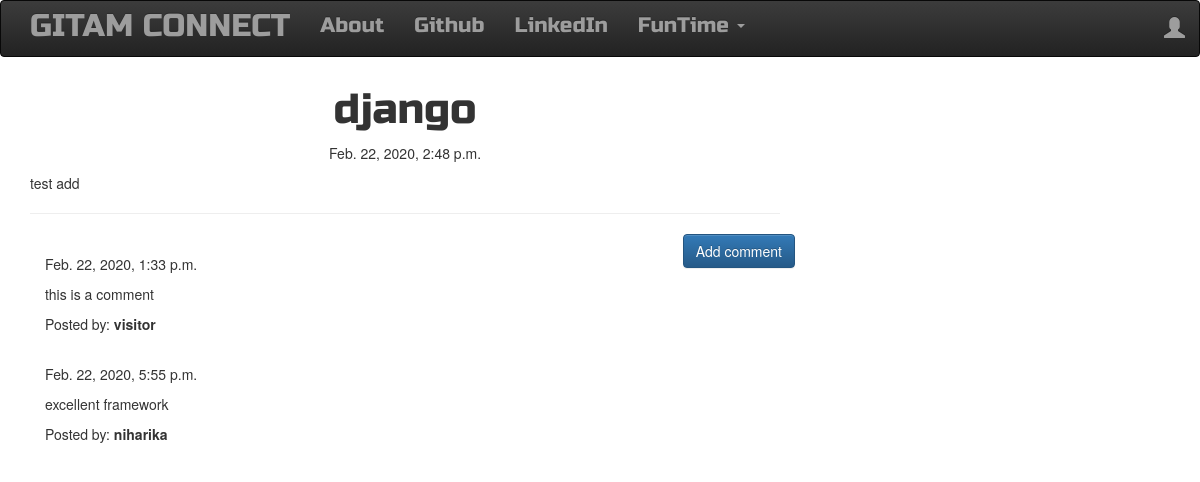
/post/1, run on the app's committed database.
### blog/models.py (models this page shows, shortened)
class Post(models.Model):
    author = models.ForeignKey('auth.User')
    title = models.CharField(max_length=200)
    text = models.TextField()
    created_date = models.DateTimeField(default=timezone.now)
    published_date = models.DateTimeField(blank=True, null=True)

class Comment(models.Model):
    post = models.ForeignKey('blog.Post', related_name='comments')
    author = models.CharField(max_length=200)
    text = models.TextField()
    created_date = models.DateTimeField(default=timezone.now)
    approved_comment = models.BooleanField(default=False)

### blog/views.py (the view)
# urls.py: url(r'^post/(?P<pk>\d+)$', views.PostDetailView.as_view(), name='post_detail'),
class PostDetailView(DetailView):
    model = Post

### blog/templates/blog/post_detail.html (shortened to what this page needs)
{% extends 'blog/base.html' %}
{% block content %}
        <h1 class='posttitle loader'>{{ post.title }}</h1>
        {% if post.published_date %}
            <div class="date postdate">
                {{ post.published_date }}
            </div>
        {% else %}
            <a class="btn btn-default" href="{% url 'post_publish' pk=post.pk %}">Publish</a>
        {% endif %}
      <p class='postcontent'>{{ post.text|safe|linebreaksbr }}</p>
  <hr>
  <a class="btn btn-primary btn-comment" href="{% url 'add_comment_to_post' pk=post.pk %}">Add comment</a>
  <div class="container">
  {% for comment in post.comments.all %}
  <br>
      {% if user.is_authenticated or comment.approved_comment %}
              {{ comment.created_date }}
          <p>{{ comment.text|safe|linebreaks }}</p>
          <p>Posted by: <strong>{{ comment.author }}</strong></p>
      {% endif %}
  {% empty %}
      <p>No comments posted.</p>
  {% endfor %}
</div>
{% endblock %}

### blog/static/css/blog.css (style rules this page uses)
.postdate { text-align: center; }
.posttitle { font-family: 'Russo One', sans-serif; font-size: 3em; text-align: center; }
.postcontent { font-family: 'Montserrat'; font-size: 1.5em; }
.btn-comment { position: absolute; right: 0px; }
.loader { filter:hue-rotate(0deg); color: linear-gradient(45deg,#0f8,#08f); animation:hue 5000ms infinite linear; }

### data on the page
Post: title "django", published_date "Feb. 22, 2020, 2:48 p.m.", text "test add"
Comment: created_date "Feb. 22, 2020, 1:33 p.m.", text "this is a comment", author "visitor"
Comment: created_date "Feb. 22, 2020, 5:55 p.m.", text "excellent framework", author "niharika"
